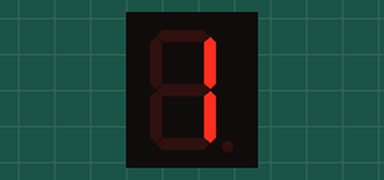
Recording of a program running on a simulated Raspberry Pi (BCM pin numbers). On the bench: 1-digit seven-segment display. The segment pins are drawn as the display they are named for.

Above: at 0.1 s.
At 1.1 s:
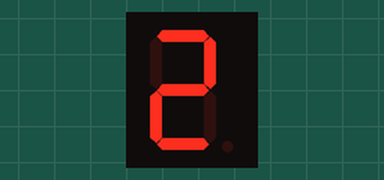
At 2.1 s:
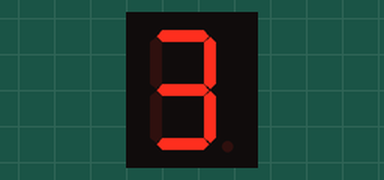
At 3.1 s:
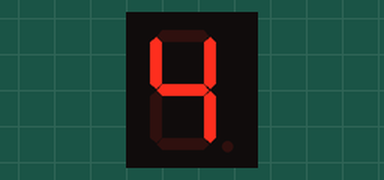
At 5.1 s:
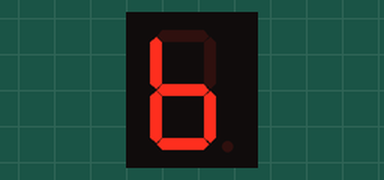
At 6.1 s:
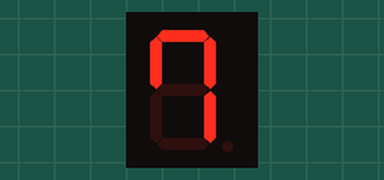

Measured:
- by itself, everything shown: repeats every 8.0 s, in 8 steps
- what the display in image 0 shows lasts 1.0 s, from 0.1 s to 1.1 s

The program:

7segment.py
```python
import RPi.GPIO as GPIO
import time


a = 26
b = 19
c = 12
d = 16
e = 25
f = 6
g = 21

GPIO.setmode(GPIO.BCM)

GPIO.setup(a, GPIO.OUT)
GPIO.setup(b, GPIO.OUT)
GPIO.setup(c, GPIO.OUT)
GPIO.setup(d, GPIO.OUT)
GPIO.setup(e, GPIO.OUT)
GPIO.setup(f, GPIO.OUT)
GPIO.setup(g, GPIO.OUT)

try:
    while True:
        #1
        GPIO.output(a,False)
        GPIO.output(b,True)
        GPIO.output(c,True)
        GPIO.output(d,False)
        GPIO.output(e,False)
        GPIO.output(f,False)
        GPIO.output(g,False)
        time.sleep(1)
#2
        GPIO.output(a,True)
        GPIO.output(b,True)
        GPIO.output(c,False)
        GPIO.output(d,True)
        GPIO.output(e,True)
        GPIO.output(f,False)
        GPIO.output(g,True)
        time.sleep(1)
#3
        GPIO.output(a,True)
        GPIO.output(b,True)
        GPIO.output(c,True)
        GPIO.output(d,True)
        GPIO.output(e,False)
        GPIO.output(f,False)
        GPIO.output(g,True)
        time.sleep(1)
#4
        GPIO.output(a,False)
        GPIO.output(b,True)
        GPIO.output(c,True)
        GPIO.output(d,False)
        GPIO.output(e,False)
        GPIO.output(f,True)
        GPIO.output(g,True)
        time.sleep(1)
#5
        GPIO.output(a,True)
        GPIO.output(b,False)
        GPIO.output(c,True)
        GPIO.output(d,True)
        GPIO.output(e,False)
        GPIO.output(f,True)
        GPIO.output(g,True)
        time.sleep(1)
#6
        GPIO.output(a,False)
        GPIO.output(b,False)
        GPIO.output(c,True)
        GPIO.output(d,True)
        GPIO.output(e,True)
        GPIO.output(f,True)
        GPIO.output(g,True)
        time.sleep(1)
#7
        GPIO.output(a,True)
        GPIO.output(b,True)
        GPIO.output(c,True)
        GPIO.output(d,False)
        GPIO.output(e,False)
        GPIO.output(f,True)
        GPIO.output(g,False)
        time.sleep(1)
#8
        GPIO.output(a,True)
        GPIO.output(b,True)
        GPIO.output(c,True)
        GPIO.output(d,True)
        GPIO.output(e,True)
        GPIO.output(f,True)
        GPIO.output(g,True)
        time.sleep(1)


except KeyboardInterrupt: #Ctrl + C
    GPIO.cleanup()
```
